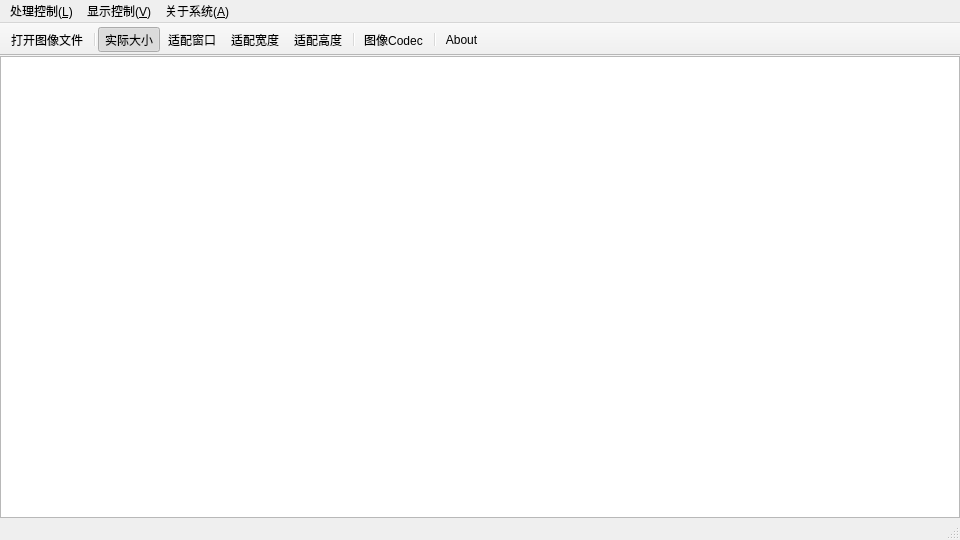
<?xml version="1.0" encoding="UTF-8"?>
<ui version="4.0">
 <class>MainWindow</class>
 <widget class="QMainWindow" name="MainWindow">
  <property name="geometry">
   <rect>
    <x>0</x>
    <y>0</y>
    <width>960</width>
    <height>540</height>
   </rect>
  </property>
  <property name="windowTitle">
   <string>CE7解压图像查看器</string>
  </property>
  <property name="iconSize">
   <size>
    <width>32</width>
    <height>32</height>
   </size>
  </property>
  <widget class="QWidget" name="centralwidget">
   <layout class="QGridLayout" name="gridLayout" columnstretch="0">
    <property name="leftMargin">
     <number>0</number>
    </property>
    <property name="topMargin">
     <number>0</number>
    </property>
    <property name="rightMargin">
     <number>0</number>
    </property>
    <property name="bottomMargin">
     <number>0</number>
    </property>
    <property name="spacing">
     <number>3</number>
    </property>
    <item row="0" column="0">
     <widget class="QGraphicsView" name="graphicsViewPlaceholder"/>
    </item>
   </layout>
  </widget>
  <widget class="QStatusBar" name="bottomBar"/>
  <widget class="QToolBar" name="toolBar">
   <property name="windowTitle">
    <string>toolBar</string>
   </property>
   <property name="movable">
    <bool>false</bool>
   </property>
   <property name="allowedAreas">
    <set>Qt::TopToolBarArea</set>
   </property>
   <property name="toolButtonStyle">
    <enum>Qt::ToolButtonTextUnderIcon</enum>
   </property>
   <attribute name="toolBarArea">
    <enum>TopToolBarArea</enum>
   </attribute>
   <attribute name="toolBarBreak">
    <bool>false</bool>
   </attribute>
   <addaction name="actionOpenImage"/>
   <addaction name="separator"/>
   <addaction name="actionActualSize"/>
   <addaction name="actionFitWindow"/>
   <addaction name="actionFitWidth"/>
   <addaction name="actionFitHeight"/>
   <addaction name="separator"/>
   <addaction name="actionCodec"/>
   <addaction name="separator"/>
   <addaction name="actionAbout"/>
  </widget>
  <widget class="QMenuBar" name="menubar">
   <property name="geometry">
    <rect>
     <x>0</x>
     <y>0</y>
     <width>960</width>
     <height>33</height>
    </rect>
   </property>
   <widget class="QMenu" name="menu_P">
    <property name="title">
     <string>处理控制(&amp;L)</string>
    </property>
    <addaction name="separator"/>
    <addaction name="actionOpenImage"/>
    <addaction name="separator"/>
    <addaction name="actionCodec"/>
    <addaction name="separator"/>
   </widget>
   <widget class="QMenu" name="menu_V_2">
    <property name="title">
     <string>关于系统(&amp;A)</string>
    </property>
    <addaction name="actionAbout"/>
   </widget>
   <widget class="QMenu" name="menu_2">
    <property name="title">
     <string>显示控制(&amp;V)</string>
    </property>
    <addaction name="actionActualSize"/>
    <addaction name="actionFitWindow"/>
    <addaction name="actionFitWidth"/>
    <addaction name="actionFitHeight"/>
   </widget>
   <addaction name="menu_P"/>
   <addaction name="menu_2"/>
   <addaction name="menu_V_2"/>
  </widget>
  <action name="actionActualSize">
   <property name="checkable">
    <bool>true</bool>
   </property>
   <property name="checked">
    <bool>true</bool>
   </property>
   <property name="text">
    <string>实际大小</string>
   </property>
   <property name="iconVisibleInMenu">
    <bool>false</bool>
   </property>
  </action>
  <action name="actionFitWindow">
   <property name="checkable">
    <bool>true</bool>
   </property>
   <property name="text">
    <string>适配窗口</string>
   </property>
   <property name="iconVisibleInMenu">
    <bool>false</bool>
   </property>
  </action>
  <action name="actionFitWidth">
   <property name="checkable">
    <bool>true</bool>
   </property>
   <property name="text">
    <string>适配宽度</string>
   </property>
   <property name="iconVisibleInMenu">
    <bool>false</bool>
   </property>
  </action>
  <action name="actionFitHeight">
   <property name="checkable">
    <bool>true</bool>
   </property>
   <property name="text">
    <string>适配高度</string>
   </property>
   <property name="iconVisibleInMenu">
    <bool>false</bool>
   </property>
  </action>
  <action name="actionOpenImage">
   <property name="text">
    <string>打开图像文件</string>
   </property>
  </action>
  <action name="actionAbout">
   <property name="text">
    <string>About</string>
   </property>
   <property name="iconText">
    <string>About</string>
   </property>
   <property name="toolTip">
    <string>About DeCompImgView4CE7</string>
   </property>
  </action>
  <action name="actionCodec">
   <property name="text">
    <string>图像Codec</string>
   </property>
  </action>
 </widget>
 <resources/>
 <connections/>
</ui>
